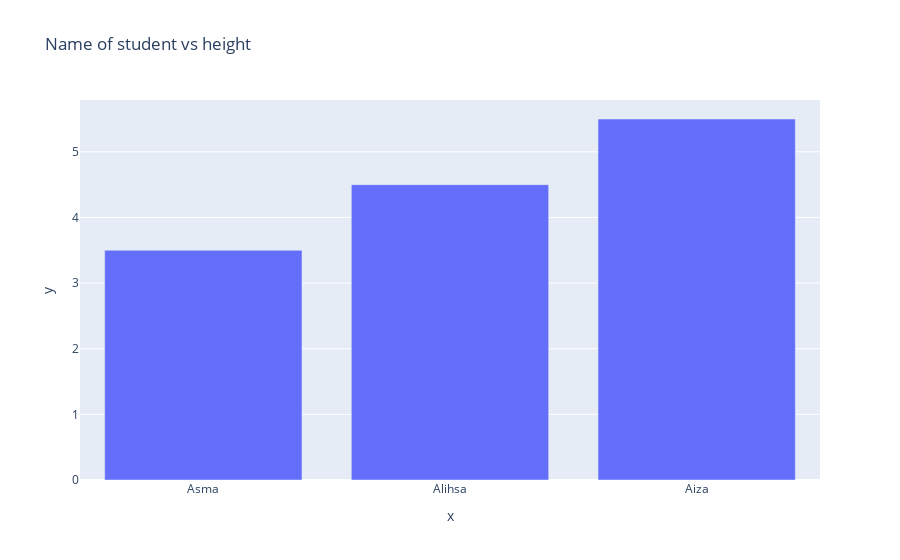

Write notebook code for a chart like this one.
### Code cell
name=['Asma', 'Alihsa', 'Aiza']
height= [3.5, 4.5, 5.5]
fig=px.bar(x=name, y=height, title='Name of student vs height')
fig.show()
#save the image png format:
fig.write_image('./outputs/01_bar_plotly.png')
fig.write_html('./outputs/02_bar_plotly.svg')

### Figure 1 — Plotly figure (JSON) as saved in the notebook; plotly's stock layout.template omitted (floating-point values rounded to 4 significant figures)
{"data": [{"hovertemplate": "x=%{x}<br>y=%{y}<extra></extra>", "legendgroup": "", "marker": {"color": "#636efa", "pattern": {"shape": ""}}, "name": "", "orientation": "v", "showlegend": false, "textposition": "auto", "type": "bar", "x": ["Asma", "Alihsa", "Aiza"], "xaxis": "x", "y": [3.5, 4.5, 5.5], "yaxis": "y"}], "layout": {"barmode": "relative", "legend": {"tracegroupgap": 0}, "title": {"text": "Name of student vs height"}, "xaxis": {"anchor": "y", "domain": [0, 1], "title": {"text": "x"}}, "yaxis": {"anchor": "x", "domain": [0, 1], "title": {"text": "y"}}}}
